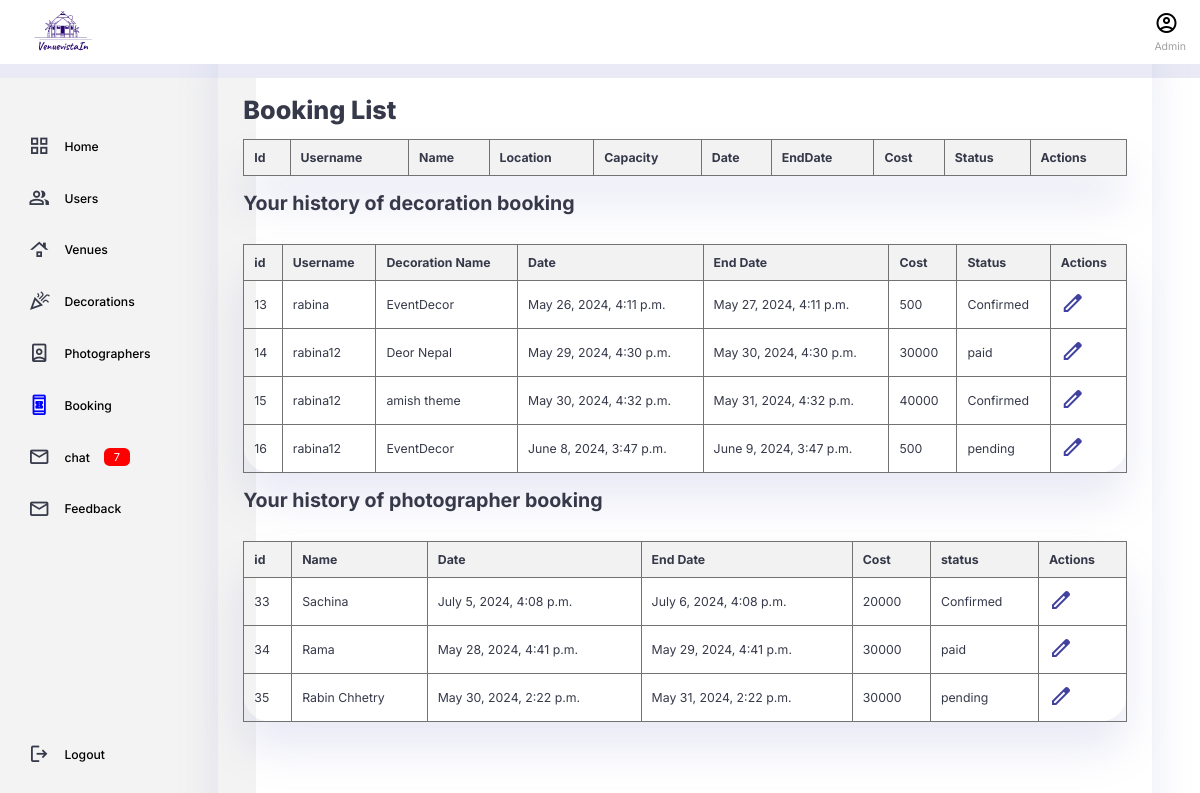
The app's page /booking_list/, older data.
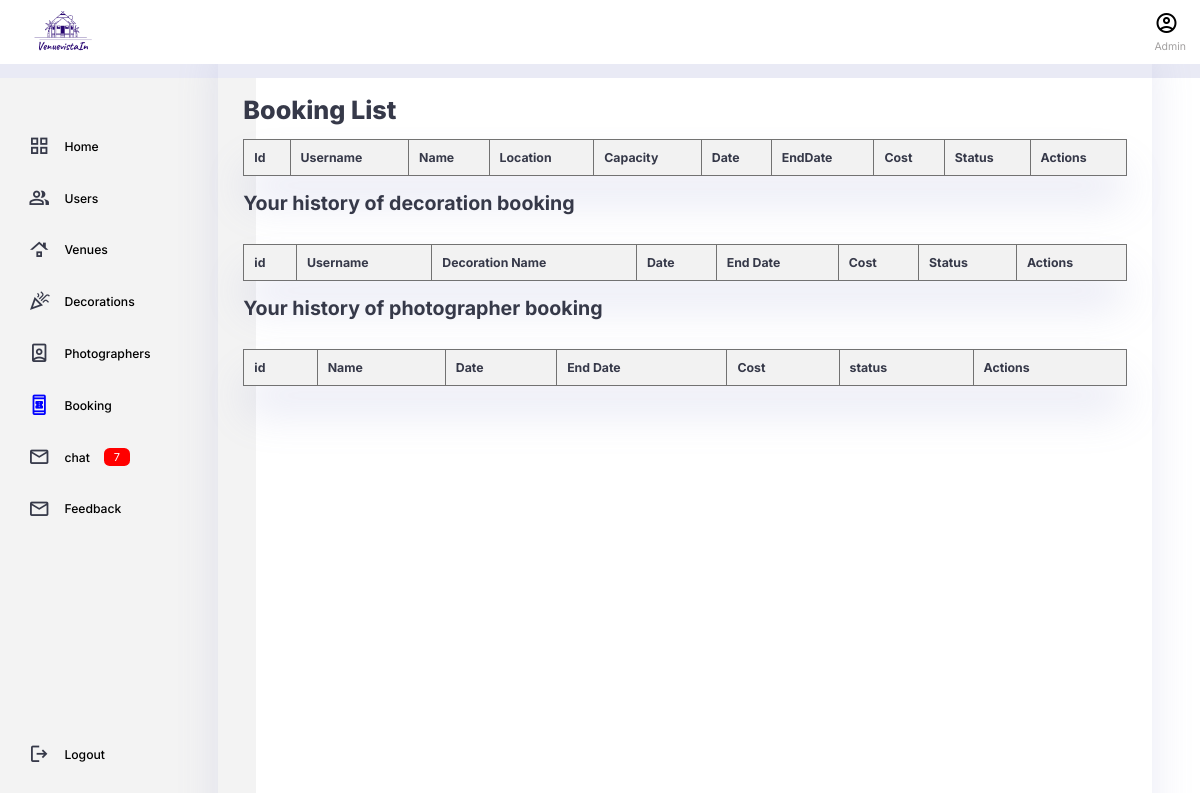
The same page, newer data.
### decbooking/models.py (models this page shows)
class decbooking(models.Model): #making class
    User = models.CharField(max_length=100, default='')
    name = models.CharField(max_length=100) #making field
    description = models.CharField(max_length=100) #making field
    date = models.DateTimeField(default=timezone.now)
    end_date = models.DateTimeField(default=timezone.now)
    cost= models.IntegerField(default=0, null=True, blank=True)
    payment_status = models.CharField(max_length=100,default="pending")

### photographerbooking/models.py (models this page shows)
class photographerbooking(models.Model): #making class
    User = models.CharField(max_length=100, default='')
    type = models.CharField(max_length=100) #making field
    username = models.CharField(max_length=100) #making field
    location = models.CharField(max_length=100) #making field
    capacity = models.CharField(max_length=100) #making field
    description = models.CharField(max_length=100) #making field
    decoration = models.CharField(max_length=100) #making field
    venue = models.CharField(max_length=100) #making field
    date = models.DateTimeField(default=timezone.now)
    end_date = models.DateTimeField(default=timezone.now)
    cost= models.IntegerField(default=0, null=True, blank=True)
    payment_status = models.CharField(max_length=100,default="pending")

### booking/views.py (the view)
# urls.py: path('booking_list/', views.booking_list, name= "booking_list"),  #Path for the register page
def booking_list(request):
    bookings = booking.objects.all()
    pbookings = photographerbooking.objects.all()  #fetch decorationss from the database
    dbookings = decbooking.objects.all()  #fetch decorationss from the database
    print(dbookings, "rbinaaaaaa")
    return render(request, 'booking/bookinglist.html', {
        'bookings': bookings,
        'pbookings': pbookings,
        'dbookings': dbookings
    })

### templates/booking/bookinglist.html (shortened to what the changed rows need)
{% load static %}
 <!DOCTYPE html>
 <html lang="en">
 <head>
     <link rel="stylesheet" href="{% static 'css/bookinglist.css' %}">
     <link rel="stylesheet" href="{% static 'css/modal.scss' %}">
 </head>
</head>
<body>
  <div class="container">
    <main>
      <h1>Booking List</h1>
    <div class="tab">
      <table>
        <thead>
            <tr>
                <th>Id</th>
                <th>Username</th>
                <th>Name</th>
                <th>Location</th>
                <th>Capacity</th>
                <th> Date</th>
                <th> EndDate</th>
                <th>Cost</th>
                <th>Status</th>
                <th>Actions</th>
            </tr>
        </thead>
      </table>
    </div>
    <br>
            <div class="dechistory" style="flex-wrap: wrap;">
                <h2> Your history of decoration booking </h2>
                <br>
                <table>
                    <thead>
                        <tr>
                            <th> id </th>
                            <th>Username</th>
                            <th>Decoration Name</th>
                            <th>Date</th>
                            <th>End Date</th>
                            <th>Cost</th>
                            <th>Status</th>
                            <th>Actions</th>
                        </tr>
                    </thead>
                    <tbody>
                        {% for dbooking in dbookings %}
                        <tr>
                            <td>{{ dbooking.id }}</td>
                            <td>{{ dbooking.User }}
                            <td>{{ dbooking.name }}</td>
                            <td>{{ dbooking.date }}</td>
                            <td>{{ dbooking.end_date }}</td>
                            <td>{{ dbooking.cost }}</td>
                            <td>{{ dbooking.payment_status }}</td>
                            <td>
                                <a href="/bookingd/{{dbooking.id}}/update/" class="material-symbols-outlined" style="color:#4141a2">edit</span></a>
                            </td>
                        </tr>
                        {% endfor %}
                    </tbody>
                </table>
             </div>
             <br>
             <div class="photohistory" style="flex-wrap: wrap;">
                <h2> Your history of photographer booking </h2>
                <br>
                <table>
                    <thead>
                        <tr>
                            <th> id </th>
                            <th>Name</th>
                            <th>Date</th>
                            <th>End Date</th>
                            <th>Cost</th>
                            <th>status</th>
                            <th>Actions</th>
                        </tr>
                    </thead>
                    <tbody>
                        {% for booking in pbookings %}
                        <tr>
                            <td>{{ booking.id }}</td>
                            <td>{{ booking.username }}</td>
                            <td>{{ booking.date }}</td>
                            <td>{{ booking.end_date }}</td>
                            <td>{{ booking.cost }}</td>
                            <td>{{ booking.payment_status }}</td>
                            <td>
                                <a href="/bookingp/{{booking.id}}/update/" class="material-symbols-outlined" style="color:#4141a2">edit</span></a>
                            </td>
                        </tr>
                        {% endfor %}
                    </tbody>
                </table>
             </div>
    </main>
   </div>
</body>
</html>

Row changes from the older to the newer data that the page shows:
removed decbooking: id "13", User "rabina", name "EventDecor", date "May 26, 2024, 4:11 p.m.", end_date "May 27, 2024, 4:11 p.m.", cost "500", payment_status "Confirmed"
removed decbooking: id "14", User "rabina12", name "Deor Nepal", date "May 29, 2024, 4:30 p.m.", end_date "May 30, 2024, 4:30 p.m.", cost "30000", payment_status "paid"
removed decbooking: id "15", User "rabina12", name "amish theme", date "May 30, 2024, 4:32 p.m.", end_date "May 31, 2024, 4:32 p.m.", cost "40000", payment_status "Confirmed"
removed decbooking: id "16", User "rabina12", name "EventDecor", date "June 8, 2024, 3:47 p.m.", end_date "June 9, 2024, 3:47 p.m.", cost "500", payment_status "pending"
removed photographerbooking: id "33", username "Sachina", date "July 5, 2024, 4:08 p.m.", end_date "July 6, 2024, 4:08 p.m.", cost "20000", payment_status "Confirmed"
removed photographerbooking: id "34", username "Rama", date "May 28, 2024, 4:41 p.m.", end_date "May 29, 2024, 4:41 p.m.", cost "30000", payment_status "paid"
removed photographerbooking: id "35", username "Rabin Chhetry", date "May 30, 2024, 2:22 p.m.", end_date "May 31, 2024, 2:22 p.m.", cost "30000", payment_status "pending"
